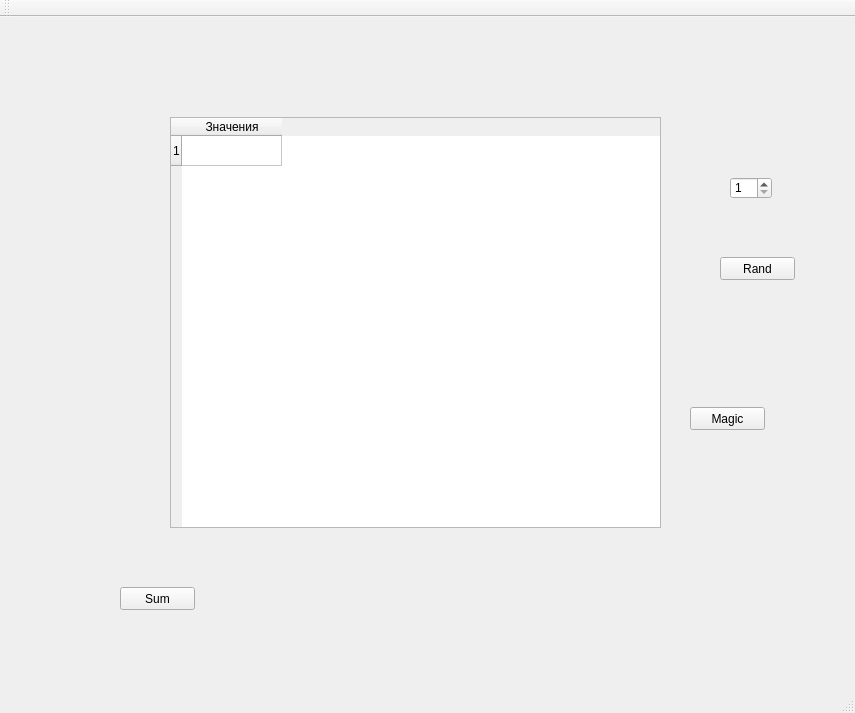
<?xml version="1.0" encoding="UTF-8"?>
<ui version="4.0">
 <class>MainWindow</class>
 <widget class="QMainWindow" name="MainWindow">
  <property name="geometry">
   <rect>
    <x>0</x>
    <y>0</y>
    <width>855</width>
    <height>713</height>
   </rect>
  </property>
  <property name="windowTitle">
   <string>MainWindow</string>
  </property>
  <widget class="QWidget" name="centralWidget">
   <widget class="QTableWidget" name="tableWidget">
    <property name="geometry">
     <rect>
      <x>170</x>
      <y>100</y>
      <width>491</width>
      <height>411</height>
     </rect>
    </property>
    <row>
     <property name="text">
      <string>1</string>
     </property>
    </row>
    <column>
     <property name="text">
      <string>Значения</string>
     </property>
    </column>
   </widget>
   <widget class="QSpinBox" name="spinBox">
    <property name="geometry">
     <rect>
      <x>730</x>
      <y>160</y>
      <width>42</width>
      <height>22</height>
     </rect>
    </property>
    <property name="toolTipDuration">
     <number>-1</number>
    </property>
    <property name="minimum">
     <number>1</number>
    </property>
   </widget>
   <widget class="QPushButton" name="Rand">
    <property name="geometry">
     <rect>
      <x>720</x>
      <y>240</y>
      <width>75</width>
      <height>23</height>
     </rect>
    </property>
    <property name="text">
     <string>Rand</string>
    </property>
   </widget>
   <widget class="QPushButton" name="Sum">
    <property name="geometry">
     <rect>
      <x>120</x>
      <y>570</y>
      <width>75</width>
      <height>23</height>
     </rect>
    </property>
    <property name="text">
     <string>Sum</string>
    </property>
   </widget>
   <widget class="QLabel" name="label_sum">
    <property name="geometry">
     <rect>
      <x>260</x>
      <y>550</y>
      <width>201</width>
      <height>51</height>
     </rect>
    </property>
    <property name="text">
     <string/>
    </property>
   </widget>
   <widget class="QPushButton" name="pushButton">
    <property name="geometry">
     <rect>
      <x>690</x>
      <y>390</y>
      <width>75</width>
      <height>23</height>
     </rect>
    </property>
    <property name="text">
     <string>Magic</string>
    </property>
   </widget>
  </widget>
  <widget class="QMenuBar" name="menuBar">
   <property name="geometry">
    <rect>
     <x>0</x>
     <y>0</y>
     <width>855</width>
     <height>21</height>
    </rect>
   </property>
  </widget>
  <widget class="QToolBar" name="mainToolBar">
   <attribute name="toolBarArea">
    <enum>TopToolBarArea</enum>
   </attribute>
   <attribute name="toolBarBreak">
    <bool>false</bool>
   </attribute>
  </widget>
  <widget class="QStatusBar" name="statusBar"/>
 </widget>
 <layoutdefault spacing="6" margin="11"/>
 <resources/>
 <connections/>
</ui>
